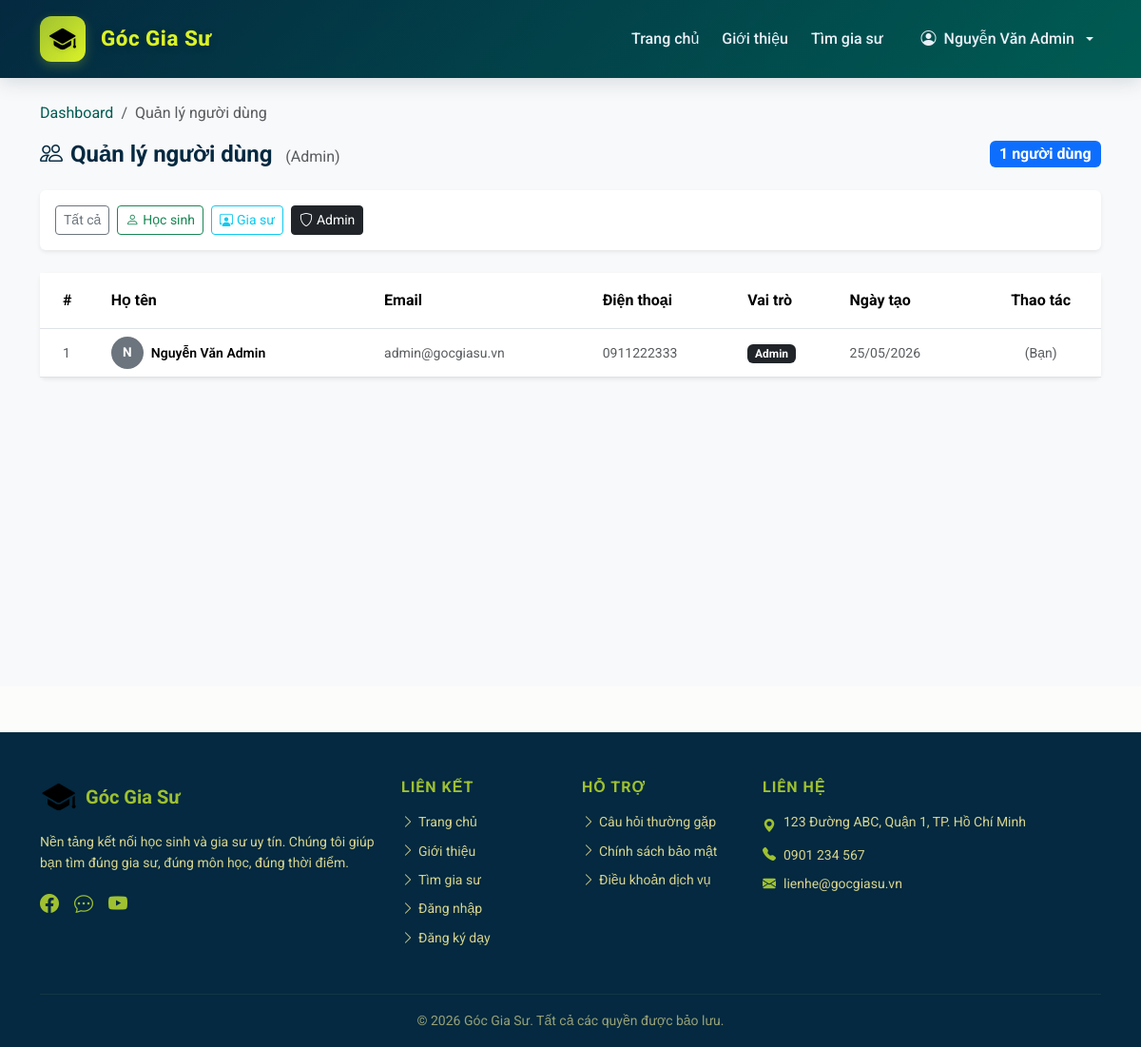
/index.php?page=admin&action=users&role=admin (signed in), run on the app's committed database.
### tables this page shows
CREATE TABLE `users` (
  `Id` int(11) NOT NULL,
  `Name` varchar(255) NOT NULL,
  `Email` varchar(100) NOT NULL,
  `Password` varchar(255) NOT NULL,
  `Phone` varchar(15) DEFAULT NULL,
  `Role` enum('student','tutor','admin') NOT NULL,
  `Avatar` varchar(255) DEFAULT NULL,
  `Created_at` timestamp NOT NULL DEFAULT current_timestamp()
);

### Controllers/AdminController.php (called while the page is built, shortened)
<?php
require_once __DIR__ . '/../Models/UserModel.php';
class AdminController
{
    private UserModel    $userModel;
    public function __construct()
    {
        $this->userModel    = new UserModel();
    }
    public function users(): void
    {
        $role  = $_GET['role'] ?? '';
        $users = $this->userModel->getAll($role);
        require_once __DIR__ . '/../Views/admin/users.php';
    }
}

### core/Connect_DataBase.php (called while the page is built, shortened)
<?php
function getDB(): PDO
{
    static $pdo = null;
    if ($pdo === null) {
        $dsn = sprintf(
            'mysql:host=%s;dbname=%s;charset=%s',
            DB_HOST, DB_NAME, DB_CHARSET
        );
        $options = [
            PDO::ATTR_ERRMODE            => PDO::ERRMODE_EXCEPTION,
            PDO::ATTR_DEFAULT_FETCH_MODE => PDO::FETCH_ASSOC,
            PDO::ATTR_EMULATE_PREPARES   => false,
        ];
        try {
            $pdo = new PDO($dsn, DB_USER, DB_PASS, $options);
        } catch (PDOException $e) {
            error_log('Lỗi kết nối database: ' . $e->getMessage());
            die(json_encode(['error' => 'Không thể kết nối cơ sở dữ liệu.']));
        }
    }
    return $pdo;
}

### Models/UserModel.php (called while the page is built, shortened)
<?php
require_once __DIR__ . '/../core/Connect_DataBase.php';
class UserModel
{
    private PDO $db;
    public function __construct()
    {
        $this->db = getDB();
    }
    public function getAll(string $role = ''): array
    {
        if ($role) {
            $stmt = $this->db->prepare('SELECT * FROM users WHERE Role = ? ORDER BY Created_at DESC');
            $stmt->execute([$role]);
        } else {
            $stmt = $this->db->query('SELECT * FROM users ORDER BY Created_at DESC');
        }
        return $stmt->fetchAll();
    }
}

### Views/admin/users.php (the view, shortened to what this page needs)
<?php
require_once __DIR__ . '/../partials/header.php';
$roleFilter = $_GET['role'] ?? '';
$roleLabel  = match($roleFilter) {
    'student' => 'Học sinh',
    'tutor'   => 'Gia sư',
    'admin'   => 'Admin',
    default   => 'Tất cả',
};
?>
<div class="container-fluid py-4" style="background-color:#f8f9fa;min-height:80vh;">
    <div class="container">
        <nav aria-label="breadcrumb" class="mb-3">
            <ol class="breadcrumb">
                <li class="breadcrumb-item">
                    <a href="/index.php?page=admin" class="text-decoration-none">Dashboard</a>
                </li>
                <li class="breadcrumb-item active">Quản lý người dùng</li>
            </ol>
        </nav>
        <div class="d-flex align-items-center justify-content-between mb-4">
            <h4 class="fw-bold mb-0" style="color:#042940;">
                <i class="bi bi-people me-2"></i>Quản lý người dùng
                <span class="fs-6 fw-normal text-muted ms-2">(<?= $roleLabel ?>)</span>
            </h4>
            <span class="badge bg-primary fs-6"><?= count($users) ?> người dùng</span>
        </div>
        <div class="card border-0 shadow-sm mb-4">
            <div class="card-body py-3">
                <div class="d-flex gap-2 flex-wrap">
                    <a href="/index.php?page=admin&action=users"
                       class="btn btn-sm <?= $roleFilter === '' ? 'btn-primary' : 'btn-outline-secondary' ?>">
                        Tất cả
                    </a>
                    <a href="/index.php?page=admin&action=users&role=student"
                       class="btn btn-sm <?= $roleFilter === 'student' ? 'btn-success' : 'btn-outline-success' ?>">
                        <i class="bi bi-person me-1"></i>Học sinh
                    </a>
                    <a href="/index.php?page=admin&action=users&role=tutor"
                       class="btn btn-sm <?= $roleFilter === 'tutor' ? 'btn-info' : 'btn-outline-info' ?>">
                        <i class="bi bi-person-workspace me-1"></i>Gia sư
                    </a>
                    <a href="/index.php?page=admin&action=users&role=admin"
                       class="btn btn-sm <?= $roleFilter === 'admin' ? 'btn-dark' : 'btn-outline-dark' ?>">
                        <i class="bi bi-shield me-1"></i>Admin
                    </a>
                </div>
            </div>
        </div>
        <div class="card border-0 shadow-sm">
            <div class="card-body p-0">
                <?php if (empty($users)): ?>
                    <div class="text-center py-5">
                        <i class="bi bi-inbox fs-1 text-muted d-block mb-3"></i>
                        <p class="text-muted">Không có người dùng nào.</p>
                    </div>
                <?php else: ?>
                    <div class="table-responsive">
                        <table class="table table-hover align-middle mb-0">
                            <thead style="background-color:#042940;color:#D6D58E;">
                                <tr>
                                    <th class="ps-4 py-3">#</th>
                                    <th class="py-3">Họ tên</th>
                                    <th class="py-3">Email</th>
                                    <th class="py-3">Điện thoại</th>
                                    <th class="py-3">Vai trò</th>
                                    <th class="py-3">Ngày tạo</th>
                                    <th class="py-3 text-center">Thao tác</th>
                                </tr>
                            </thead>
                            <tbody>
                                <?php foreach ($users as $i => $user): ?>
                                    <tr>
                                        <td class="ps-4 text-muted small"><?= $i + 1 ?></td>
                                        <td>
                                            <div class="d-flex align-items-center gap-2">
                                                <div class="rounded-circle bg-secondary text-white d-flex align-items-center justify-content-center fw-bold"
                                                     style="width:34px;height:34px;font-size:.85rem;flex-shrink:0;">
                                                    <?= mb_substr(htmlspecialchars($user['Name']), 0, 1) ?>
                                                </div>
                                                <span class="fw-semibold small"><?= htmlspecialchars($user['Name']) ?></span>
                                            </div>
                                        </td>
                                        <td class="small text-muted"><?= htmlspecialchars($user['Email']) ?></td>
                                        <td class="small text-muted">
                                            <?= !empty($user['Phone']) ? htmlspecialchars($user['Phone']) : '<span class="text-muted">—</span>' ?>
                                        </td>
                                        <td>
                                            <?php
                                                $badgeClass = match($user['Role']) {
                                                    'admin'   => 'bg-dark',
                                                    'tutor'   => 'bg-info text-dark',
                                                    'student' => 'bg-success',
                                                    default   => 'bg-secondary',
                                                };
                                                $roleName = match($user['Role']) {
                                                    'admin'   => 'Admin',
                                                    'tutor'   => 'Gia sư',
                                                    'student' => 'Học sinh',
                                                    default   => $user['Role'],
                                                };
                                            ?>
                                            <span class="badge <?= $badgeClass ?>"><?= $roleName ?></span>
                                        </td>
                                        <td class="small text-muted">
                                            <?= !empty($user['Created_at']) ? date('d/m/Y', strtotime($user['Created_at'])) : '—' ?>
                                        </td>
                                        <td class="text-center">
                                            <?php $currentUserId = (int)($_SESSION['user_id'] ?? 0); ?>
                                            <?php if ((int)$user['Id'] !== $currentUserId): ?>
                                                <form method="POST"
                                                      action="/index.php?page=admin&action=deleteUser"
                                                      onsubmit="return confirm('Xóa người dùng <?= htmlspecialchars(addslashes($user['Name'])) ?>? Thao tác này không thể hoàn tác!')">
                                                    <input type="hidden" name="user_id" value="<?= (int)$user['Id'] ?>">
                                                    <button type="submit" class="btn btn-sm btn-outline-danger">
                                                        <i class="bi bi-trash"></i>
                                                    </button>
                                                </form>
                                            <?php else: ?>
                                                <span class="text-muted small">(Bạn)</span>
                                            <?php endif; ?>
                                        </td>
                                    </tr>
                                <?php endforeach; ?>
                            </tbody>
                        </table>
                    </div>
                <?php endif; ?>
            </div>
        </div>
    </div>
</div>
<?php require_once __DIR__ . '/../partials/footer.php'; ?>

### css/style.css (style rules this page uses)
:root { --color-primary: #9FC131; --color-navy: #042940; --color-teal: #005C53; --color-yellow: #DBF227; --color-beige: #D6D58E; --color-dark-green: #1a431a; --font-main: 'Roboto', sans-serif; }
body { font-family: 'Roboto', sans-serif; color: #042940; background-color: #fcfdfa; line-height: 1.6; }
h1, h2, h3, h4, h5, h6 { font-weight: 700; color: #005C53; }
a { text-decoration: none; color: #005C53; transition: all 0.3s ease; }

### data on the page
users: Name "N", Name "Nguyễn Văn Admin", Email "admin@gocgiasu.vn", Phone "0911222333", Role "Admin", Created_at "25/05/2026", shows "(Bạn)"

### other printed values
$userName "Nguyễn Văn Admin"
$roleLabel "Admin"
count($users) "1"
